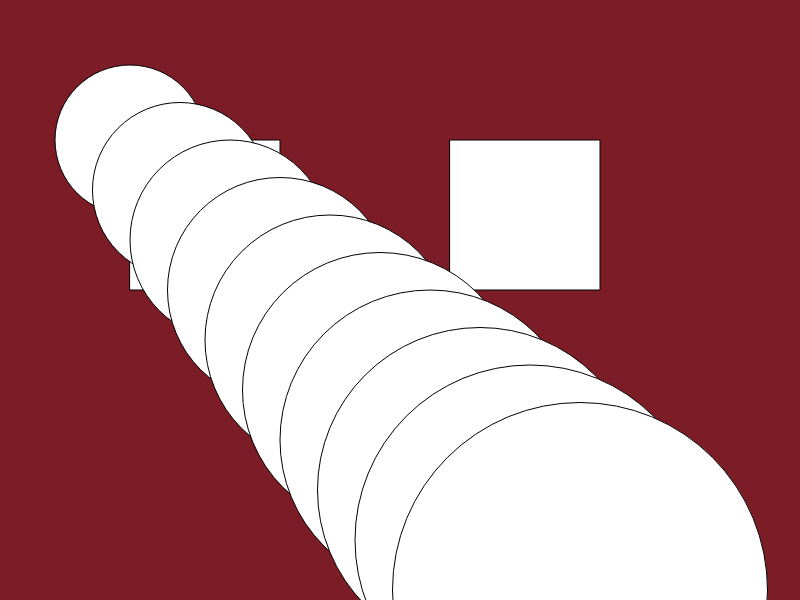
Frame 1 (no input)
Frame 60 (no input): identical to frame 1, image omitted
Frame 120 (the mouse pressed at the canvas centre since frame 60): identical to frame 1, image omitted

The p5.js sketch that drew this single still picture (run headless with seeded random() and noise() and a simulated clock; from frame 60 on, the mouse is pressed at the canvas centre):

// p5.js sketch
// ── sketch.js
var x = 100;
var y = 100;
var a = 130;
var b = 140;
var c = 450;
var d = 150;
var myXs = [];
var myYs = [];
var myDiameters = [];

function setup()
{
    createCanvas(800,600);
  var a = 130;
  var b = 140;
  var d = 150;
  for(var i = 0; i < 10; i++)
  {
    myXs[i] = a;
    myYs[i] = b;
    myDiameters[i] = d;
    a += 50;
    b += 50;
    d += 25;
  }
}
function draw() 
{
  background(123,28,38);
  circle(x,y,50);
  square(a,b,d);
  square(c,b,d);
  for(var i = 0; i < myXs.length; i++)
  {
    circle(myXs[i],myYs[i],myDiameters[i]);
  }
}
function keyPressed() 
{
  if (key == 'd') 
  {
    x+=15;
  } 
  else if (key == 'a') 
  {
    x-=15;
  }
  else if (key == 'w') 
  {
    y+=15;
  }
  else if (key == 's') 
  {
    y-=15;
  }
}
function isHit()
{
  if(x == a || x == c)
    text('OUCH!', 10, 30);
  else if(y == b)
    text('RATS!', 10, 30);
}
function switchSides()
{
  if(x == 800)
    x = 10
  else if( y == 600)
    y = 10   
}
function mouseClicked() 
{  
  mousex = mouseX;
  mousey = mouseY;
  if (mouseX == True)
    square(500,500,75);
  if (mouseY == True)
    circle(50, 150, 44); 
}
function isExit()
{
  if (x == 450 && y == 350)
    text('YOU WIN!', 10, 60);
}
function changeDiameter()
{
  if (diameter < 200) 
  {
    diameter += 2;
  } 
  else if (diameter >= 200) 
  {
    diameter = 25;
  }
}
function getRandomNumber(number)
{
  return Math.floor(Math.random()*number)+10;
}
